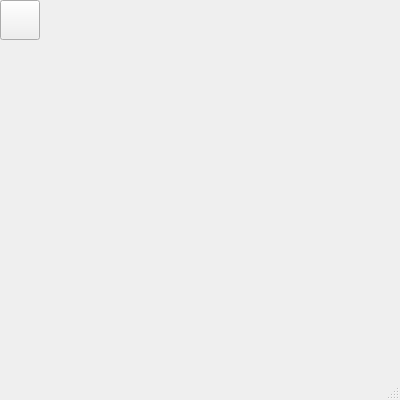
<?xml version="1.0" encoding="UTF-8"?>
<ui version="4.0">
 <class>MainWindow</class>
 <widget class="QMainWindow" name="MainWindow">
  <property name="geometry">
   <rect>
    <x>0</x>
    <y>0</y>
    <width>400</width>
    <height>400</height>
   </rect>
  </property>
  <property name="windowTitle">
   <string>MainWindow</string>
  </property>
  <widget class="QWidget" name="centralwidget">
   <widget class="QPushButton" name="pb">
    <property name="geometry">
     <rect>
      <x>0</x>
      <y>0</y>
      <width>40</width>
      <height>40</height>
     </rect>
    </property>
    <property name="text">
     <string/>
    </property>
    <property name="icon">
     <iconset>
      <normaloff>0.png</normaloff>0.png</iconset>
    </property>
    <property name="iconSize">
     <size>
      <width>40</width>
      <height>40</height>
     </size>
    </property>
   </widget>
  </widget>
  <widget class="QMenuBar" name="menubar">
   <property name="geometry">
    <rect>
     <x>0</x>
     <y>0</y>
     <width>400</width>
     <height>21</height>
    </rect>
   </property>
  </widget>
  <widget class="QStatusBar" name="statusbar"/>
 </widget>
 <resources/>
 <connections/>
</ui>
